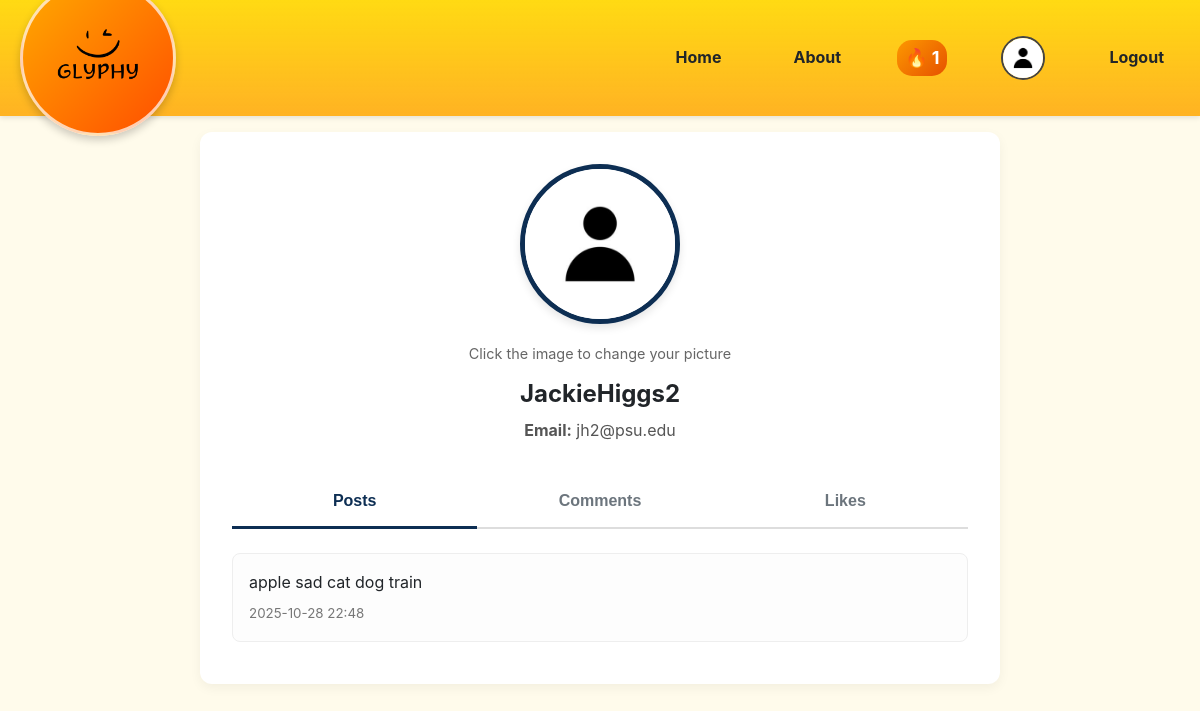
The page /profile (signed in) on the database its author committed.
### app/models.py (models this page shows, shortened)
class User(UserMixin, db.Model):
    id = db.Column(db.Integer, primary_key=True)
    username = db.Column(db.String(100), unique=True, nullable=False)
    email = db.Column(db.String(120), unique=True, nullable=False)
    password_hash = db.Column(db.String(162))
    current_streak = db.Column(db.Integer, default=0)
    last_story_date = db.Column(db.Date)
    profile_pic = db.Column(db.String(200), nullable=True)
    stories = db.relationship('Story', backref='author', lazy='dynamic')
    comments = db.relationship('Comments', backref='author', lazy='dynamic')

class Story(db.Model):
    id = db.Column(db.Integer, primary_key=True)
    content = db.Column(db.Text, nullable=False)
    timestamp = db.Column(db.DateTime, index=True, default=datetime.utcnow)
    likes = db.Column(db.Integer, nullable=False, default=0)
    user_id = db.Column(db.Integer, db.ForeignKey('user.id'))
    daily_emoji_id = db.Column(db.Integer, db.ForeignKey('daily_emoji.id'))
    comments = db.relationship('Comments', backref='story', lazy='dynamic', cascade="all, delete-orphan")

### app/main_views.py (the view, shortened to what this page needs)
@main.route('/profile', methods=['GET', 'POST'])
@login_required
def profile():
    user_posts = Story.query.filter_by(author=current_user).order_by(Story.timestamp.desc()).all()
    user_comments = db.session.query(Comments, Story.content).join(Story, Comments.story_id == Story.id).filter(Comments.user_id == current_user.id).order_by(Comments.timestamp.desc()).all()
    processed_comments = []
    for comment, story_content in user_comments:
        post_title = story_content[:60] + '...' if len(story_content) > 60 else story_content
        processed_comments.append({
            'story_id': comment.story_id,
            'post_title': post_title,
            'content': comment.content,
            'date_posted': comment.timestamp.strftime('%Y-%m-%d %H:%M')
        })
    liked_ids = session.get('liked_stories', [])
    user_likes = []
    return render_template('user.html',
                           current_user=current_user,
                           user_posts=user_posts,
                           user_comments=processed_comments,
                           user_likes=user_likes)

### app/__init__.py (called while the page is built)
def create_app(config_class=Config):
    app = Flask(__name__)
    app.config.from_object(config_class)
    db.init_app(app)
    login_manager.init_app(app)
    login_manager.login_view = 'auth.login_register'
    login_manager.login_message_category = 'info'
    from .main_views import main as main_blueprint
    app.register_blueprint(main_blueprint)
    from .auth_views import auth as auth_blueprint
    app.register_blueprint(auth_blueprint, url_prefix='/auth')
    @login_manager.user_loader
    def load_user(user_id):
        return User.query.get(int(user_id))
    @app.context_processor
    def inject_streak():
        return {'current_streak': current_user.current_streak if current_user.is_authenticated else 0}
    with app.app_context():
        db.create_all()
    return app

### app/templates/user.html (shortened to what this page needs)
{% extends "layout.html" %}
{% block content %}
<div class="content-card">
    <div class="profile-header">
        <div class="profile-pic-wrapper">
            <form id="profile-pic-form" action="{{ url_for('main.profile') }}" method="POST" enctype="multipart/form-data">
                <label for="profile-pic-input">
                    <img src="{{ current_user.profile_pic or url_for('static', filename='images/default_pfp.png') }}"
                         alt="Profile Picture"
                         class="profile-pic">
                </label>
            </form>
            <small>Click the image to change your picture</small>
        </div>
        <h2>{{ current_user.username }}</h2>
        <p>
            <strong>Email:</strong> {{ current_user.email }}
        </p>
    </div>
    <div class="profile-tabs">
        <button class="tab-button active" onclick="showTab('posts')">Posts</button>
        <button class="tab-button" onclick="showTab('comments')">Comments</button>
        <button class="tab-button" onclick="showTab('likes')">Likes</button>
    </div>
    <div id="posts" class="tab-content">
        {% if user_posts %}
            {% for post in user_posts %}
                <div class="post-item">
                    <p>{{ post.content }}</p>
                    <small>{{ post.timestamp.strftime('%Y-%m-%d %H:%M') }}</small>
                </div>
            {% endfor %}
        {% else %}
            <p class="no-content">No posts yet.</p>
        {% endif %}
    </div>
</div>
{% endblock %}

### app/static/style.css (style rules this page uses)
:root { --primary-blue: #007BFF; --primary-hover: #0056b3; --dark-blue: #0d2e53; --dark-blue-hover: #1a5c9a; --golden-yellow: rgba(255, 193, 7, 0.85); --dark-orange: rgba(255, 140, 0, 0.9); --dark-orange-hover: #D97706; --white: #ffffff; --light-gray: #f8f9fa; --medium-gray: #6c757d; --medium-gray-hover: #5a6268; --light-cream: #FFFBEB; --dark-text: #212529; --success: #28a745; --warning: #ffc107; --danger: #dc3545; }
body { font-family: -apple-system, BlinkMacSystemFont, 'Segoe UI', Roboto, Oxygen, Ubuntu, Cantarell, sans-serif; line-height: 1.6; margin: 0; padding: 0; background-color: var(--light-cream); color: var(--dark-text); padding-top: 100px; }
.content-card { background: var(--white); border-radius: 12px; padding: 2rem; box-shadow: 0 4px 12px rgba(0,0,0,0.05); }
.profile-header { display: flex; flex-direction: column; align-items: center; justify-content: center; text-align: center; margin-bottom: 2rem; }
.profile-pic-wrapper { position: relative; text-align: center; }
.profile-pic { width: 150px; height: 150px; border-radius: 50%; border: 5px solid var(--dark-blue); object-fit: cover; box-shadow: 0 4px 8px rgba(0,0,0,0.1); transition: all 0.3s ease; }
.profile-pic-wrapper label { cursor: pointer; }
.profile-pic-wrapper small { color: #666; font-size: 0.9em; margin-top: 10px; display: block; }
.profile-header h2 { margin: 10px 0 0 0; color: var(--dark-text); }
.profile-header p { color: #555; margin: 5px 0 0 0; }
.profile-tabs { width: 100%; text-align: center; border-bottom: 2px solid #ddd; display: flex; justify-content: space-around; margin-bottom: 1.5rem; }
.tab-button { flex: 1; padding: 1rem 0.5rem; background: none; border: none; font-weight: 600; cursor: pointer; color: var(--medium-gray); font-size: 1rem; border-bottom: 3px solid transparent; margin-bottom: -2px; transition: all 0.2s; }
.tab-button.active { color: var(--dark-blue); border-bottom-color: var(--dark-blue); }
.tab-content { text-align: left; }
.tab-content .post-item { background: #fdfdfd; border: 1px solid #eee; border-radius: 8px; padding: 1rem; margin-bottom: 10px; }
.tab-content .post-item p { margin: 0; white-space: pre-wrap; word-wrap: break-word; overflow-wrap: break-word; }
.tab-content .post-item small { color: #777; margin-top: 0.5rem; display: block; }

### rows shown on the page
User: username "JackieHiggs2", email "jh2@psu.edu"
Story: content "apple sad cat dog train", timestamp "2025-10-28 22:48"

### other values the page prints
{{ current_streak }} "1"
